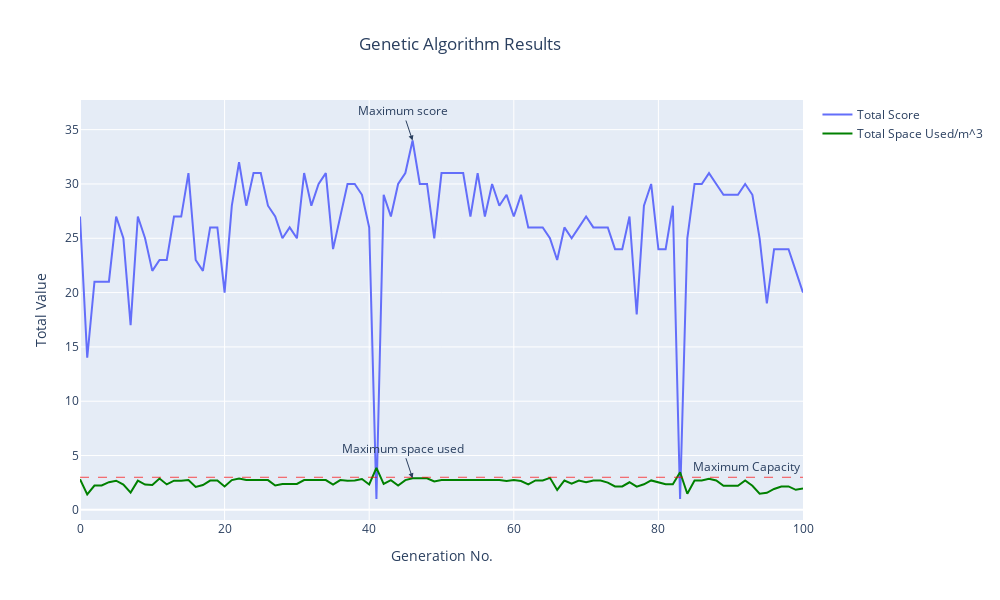

The notebook cell this image was saved under:
### Code cell
import plotly.graph_objects as go

fig = go.Figure()
fig.add_trace(go.Scatter(x = list(range(0,101)), y= ga.list_of_solutions_score,
                    mode='lines',
                    name='Total Score'))
fig.add_trace(go.Scatter(x = list(range(0,101)), y=ga.list_of_solutions_space,
                    mode='lines',
                    line_color = 'green',
                    name='Total Space Used/m^3'))


fig.update_layout(
    autosize=True,
    width=1000,
    height=600,)

fig.update_layout(title_text='Genetic Algorithm Results', title_x=0.46)
fig.update_yaxes(title_text='Total Value')
fig.update_xaxes(title_text='Generation No.')
fig.add_hline(y=limit,line_dash="dash", line_color="red",annotation_text="Maximum Capacity", line_width=0.7)

fig.add_annotation(x=ga.best_solution.generation, y=ga.best_solution.used_space,
            text="Maximum space used",
            showarrow=True,
            arrowhead=2)


fig.add_annotation(x=ga.best_solution.generation, y=ga.best_solution.score_evaluation,
            text="Maximum score",
            showarrow=True,
            arrowhead=2)
              
fig.show()

### Figure 1 — Plotly figure (JSON) as saved in the notebook; plotly's stock layout.template omitted (floating-point values rounded to 4 significant figures)
{"data": [{"mode": "lines", "name": "Total Score", "type": "scatter", "x": [0, 1, 2, 3, 4, 5, 6, 7, 8, 9, 10, 11, 12, 13, 14, 15, 16, 17, 18, 19, 20, 21, 22, 23, 24, 25, 26, 27, 28, 29, 30, 31, 32, 33, 34, 35, 36, 37, 38, 39, 40, 41, 42, 43, 44, 45, 46, 47, 48, 49, 50, 51, 52, 53, 54, 55, 56, 57, 58, 59, 60, 61, 62, 63, 64, 65, 66, 67, 68, 69, 70, 71, 72, 73, 74, 75, 76, 77, 78, 79, 80, 81, 82, 83, 84, 85, 86, 87, 88, 89, 90, 91, 92, 93, 94, 95, 96, 97, 98, 99, 100], "y": [27, 14, 21, 21, 21, 27, 25, 17, 27, 25, 22, 23, 23, 27, 27, 31, 23, 22, 26, 26, 20, 28, 32, 28, 31, 31, 28, 27, 25, 26, 25, 31, 28, 30, 31, 24, 27, 30, 30, 29, 26, 1, 29, 27, 30, 31, 34, 30, 30, 25, 31, 31, 31, 31, 27, 31, 27, 30, 28, 29, 27, 29, 26, 26, 26, 25, 23, 26, 25, 26, 27, 26, 26, 26, 24, 24, 27, 18, 28, 30, 24, 24, 28, 1, 25, 30, 30, 31, 30, 29, 29, 29, 30, 29, 25, 19, 24, 24, 24, 22, 20]}, {"line": {"color": "green"}, "mode": "lines", "name": "Total Space Used/m^3", "type": "scatter", "x": [0, 1, 2, 3, 4, 5, 6, 7, 8, 9, 10, 11, 12, 13, 14, 15, 16, 17, 18, 19, 20, 21, 22, 23, 24, 25, 26, 27, 28, 29, 30, 31, 32, 33, 34, 35, 36, 37, 38, 39, 40, 41, 42, 43, 44, 45, 46, 47, 48, 49, 50, 51, 52, 53, 54, 55, 56, 57, 58, 59, 60, 61, 62, 63, 64, 65, 66, 67, 68, 69, 70, 71, 72, 73, 74, 75, 76, 77, 78, 79, 80, 81, 82, 83, 84, 85, 86, 87, 88, 89, 90, 91, 92, 93, 94, 95, 96, 97, 98, 99, 100], "y": [2.827, 1.426, 2.241, 2.241, 2.551, 2.687, 2.334, 1.591, 2.687, 2.334, 2.287, 2.89, 2.341, 2.687, 2.687, 2.741, 2.116, 2.287, 2.699, 2.699, 2.146, 2.741, 2.886, 2.741, 2.741, 2.741, 2.741, 2.245, 2.385, 2.388, 2.385, 2.741, 2.741, 2.687, 2.741, 2.33, 2.738, 2.687, 2.709, 2.839, 2.341, 3.871, 2.388, 2.738, 2.245, 2.741, 2.915, 2.912, 2.912, 2.622, 2.741, 2.741, 2.741, 2.741, 2.738, 2.741, 2.738, 2.709, 2.741, 2.655, 2.738, 2.655, 2.341, 2.706, 2.706, 2.946, 1.836, 2.706, 2.419, 2.706, 2.541, 2.706, 2.706, 2.509, 2.156, 2.156, 2.541, 2.138, 2.356, 2.709, 2.541, 2.353, 2.356, 3.46, 1.486, 2.709, 2.709, 2.854, 2.709, 2.213, 2.213, 2.213, 2.709, 2.213, 1.486, 1.57, 1.923, 2.156, 2.156, 1.845, 1.956]}], "layout": {"annotations": [{"showarrow": false, "text": "Maximum Capacity", "x": 1, "xanchor": "right", "xref": "x domain", "y": 3, "yanchor": "bottom", "yref": "y"}, {"arrowhead": 2, "showarrow": true, "text": "Maximum space used", "x": 46, "y": 2.915}, {"arrowhead": 2, "showarrow": true, "text": "Maximum score", "x": 46, "y": 34}], "autosize": true, "height": 600, "shapes": [{"line": {"color": "red", "dash": "dash", "width": 0.7}, "type": "line", "x0": 0, "x1": 1, "xref": "x domain", "y0": 3, "y1": 3, "yref": "y"}], "title": {"text": "Genetic Algorithm Results", "x": 0.46}, "width": 1000, "xaxis": {"autorange": true, "range": [0, 100], "title": {"text": "Generation No."}, "type": "linear"}, "yaxis": {"autorange": true, "range": [-0.925, 37.58], "title": {"text": "Total Value"}, "type": "linear"}}}
